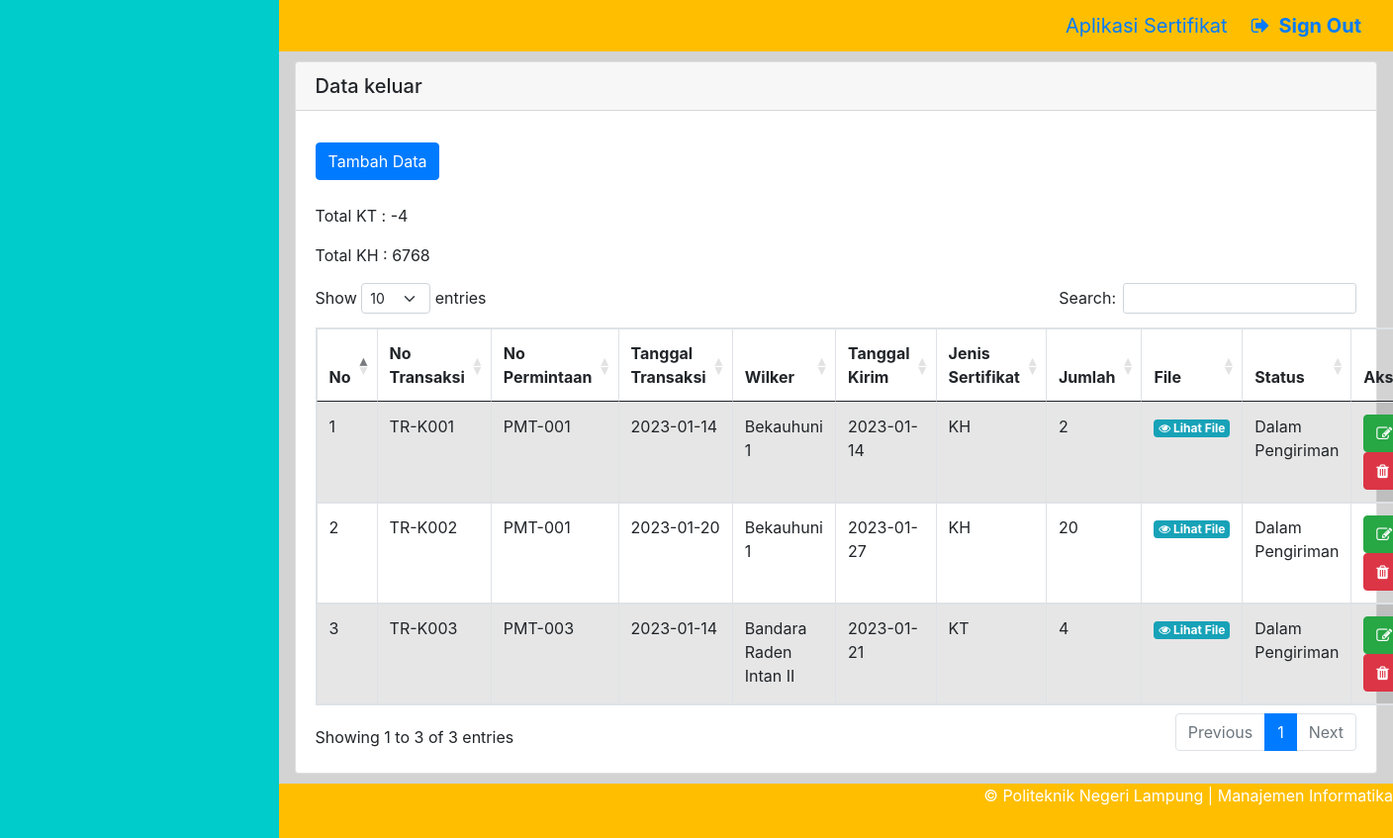
Page /index.php/keluar on the committed database.
### tables this page shows
CREATE TABLE `keluar` (
  `id_keluar` int(11) NOT NULL,
  `no_transaksi` varchar(50) NOT NULL,
  `id_permintaan` varchar(50) NOT NULL,
  `tanggal_surat` date NOT NULL,
  `id_wilker` int(11) NOT NULL,
  `tanggal_kirim` date NOT NULL,
  `id_jenis_sertifikat` int(11) NOT NULL,
  `jumlah` int(11) NOT NULL,
  `file` varchar(50) NOT NULL,
  `id_status` int(11) NOT NULL
);

CREATE TABLE `permintaan` (
  `id_permintaan` int(11) NOT NULL,
  `no_permintaan` varchar(50) NOT NULL,
  `id_wilker` varchar(50) NOT NULL,
  `tanggal` date NOT NULL,
  `id_jenis_sertifikat` int(11) NOT NULL,
  `jumlah` int(11) NOT NULL,
  `id_status` int(11) NOT NULL
);

CREATE TABLE `wilker` (
  `id_wilker` int(11) NOT NULL,
  `wilker` varchar(50) NOT NULL
);

CREATE TABLE `jenis_sertifikat` (
  `id_jenis_sertifikat` int(11) NOT NULL,
  `jenis_sertifikat` varchar(50) NOT NULL
);

CREATE TABLE `status` (
  `id_status` int(11) NOT NULL,
  `status` varchar(50) NOT NULL
);

### application/controllers/Keluar.php (called while the page is built, shortened)
<?php
class keluar extends CI_Controller
{
	public function __construct()
	{
		$this->load->model('M_Keluar');
		$this->load->model('M_Permintaan');
		$this->load->model('M_Jenis_Sertifikat');
		$this->load->model('M_Status');
		$this->load->model('M_Wilker');
	}
	public function index()
	{
		$queryAllStatus = $this->M_Status->getDataStatus();
		$queryAllkeluar = $this->M_Keluar->getDataKeluar();
		$queryAlljenis_sertifikat = $this->M_Jenis_Sertifikat->getDataJs();
		$queryAllpermintaan = $this->M_Permintaan->getDataPermintaan();
		$queryAllWilker = $this->M_Wilker->getDataWilker();
		$queryTotalKH = $this->M_Keluar->totalKH();
		$queryTotalKT = $this->M_Keluar->totalKT();
		$Data = array(
			'queryTotalKH' => $queryTotalKH,
			'queryTotalKT' => $queryTotalKT,
			'queryAllKlr' => $queryAllkeluar,
			'queryAllPmt' => $queryAllpermintaan,
			'queryAllJs' => $queryAlljenis_sertifikat,
			'queryAllSts' => $queryAllStatus, 'queryAllWil' => $queryAllWilker,
			'KH_keluar' => $this->M_Keluar->kh_keluar(),
			'KT_keluar' => $this->M_Keluar->kt_keluar()
		);
		$this->load->view('v_keluar', $Data);
	}
}

### index.php (called while the page is built, shortened)
<?php
require_once BASEPATH.'core/CodeIgniter.php';

### application/models/M_Keluar.php (called while the page is built, shortened)
<?php
class M_Keluar extends CI_Model
{
	function getDataKeluar()
	{
		$query = $this->db->get('keluar');
		return $query->result();
	}
	function totalKH()
	{
		$query = $this->db->get('total_kh');
		return $query->row();
	}
	function totalKT()
	{
		$query = $this->db->get('total_kt');
		return $query->row();
	}
	public function kh_keluar()
	{
		$query = $this->db->query("SELECT sum(jumlah) as jumlah_kh FROM keluar WHERE id_jenis_sertifikat = 1;");
		return $query->row();
	}
	public function kt_keluar()
	{
		$query = $this->db->query("SELECT sum(jumlah) as jumlah_kt FROM keluar WHERE id_jenis_sertifikat = 3;");
		return $query->row();
	}
}

### application/models/M_Permintaan.php (called while the page is built, shortened)
<?php
class M_permintaan extends CI_Model
{
	function getDataPermintaan()
	{
		$query = $this->db->get('permintaan');
		return $query->result();
	}
}

### application/models/M_Wilker.php (called while the page is built, shortened)
<?php
class M_Wilker extends CI_Model
{
	function getDataWilker()
	{
		$query = $this->db->get('wilker');
		return $query->result();
	}
}

### application/models/M_Jenis_Sertifikat.php (called while the page is built, shortened)
<?php
class M_Jenis_Sertifikat extends CI_Model {
	function getDataJs(){
		$query = $this->db->get('jenis_sertifikat');
		return $query->result();
	}
}

### application/models/M_Status.php (called while the page is built, shortened)
<?php
class M_Status extends CI_Model {
	function getDataStatus(){
		$query = $this->db->get('status');
		return $query->result();
	}
}

### application/views/v_keluar.php (the view, shortened to what this page needs)
<!DOCTYPE html>
<html lang="en">
<head>
	<?php $this->load->view('link'); ?>
	<link href="<?php echo base_url() . 'assets/DataTables/datatables.min.css' ?>" rel="stylesheet">
</head>
<body>
	<?php $this->load->view('menu'); ?>
	<?php $this->load->view('header'); ?>
	<div class="wrapper-konten">
		<div class="card">
			<h5 class="card-header">Data keluar</h5>
			<div class="card-body">
				<h5 class="card-title"></h5>
				<a href="<?php echo base_url('keluar/halaman_tambah') ?>"><button class="btn btn-primary">Tambah Data</button></a>
				<br>
				<br>
				<p>Total KT : <?php echo $queryTotalKT->jumlah_kt - $KT_keluar->jumlah_kt ?></p>
				<p>Total KH : <?php echo $queryTotalKH->jumlah_kh - $KH_keluar->jumlah_kh ?></p>
				<table id="example" class="table table-striped table-bordered" cellspacing="0" width="100%">
					<thead>
						<tr>
							<th class="th-sm">No</th>
							<th class="th-sm">No Transaksi</th>
							<th class="th-sm">No Permintaan </th>
							<th class="th-sm">Tanggal Transaksi</th>
							<th class="th-sm">Wilker</th>
							<th class="th-sm">Tanggal Kirim</th>
							<th class="th-sm">Jenis Sertifikat</th>
							<th class="th-sm">Jumlah</th>
							<th class="th-sm">File</th>
							<th class="th-sm">Status</th>
							<th class="th-sm">Aksi</th>
						</tr>
					</thead>
					<tbody>
						<?php
						$count = 0;
						foreach ($queryAllKlr as $row) {
							$count = $count + 1;
						?>
							<tr>
								<td><?php echo $count ?></td>
								<td><?php echo $row->no_transaksi ?></td>
								<?php
								foreach ($queryAllPmt as $row1) {
									if ($row1->id_permintaan == $row->id_permintaan) {
								?>
										<td><?php echo $row1->no_permintaan ?></td>
								<?php }
								}   ?>
								<td><?php echo $row->tanggal_surat ?></td>
								<?php
								foreach ($queryAllWil as $row2) {
									if ($row2->id_wilker == $row->id_wilker) {
								?>
										<td><?php echo $row2->wilker ?></td>
								<?php }
								}   ?>
								<td><?php echo $row->tanggal_kirim ?></td>
								<?php
								foreach ($queryAllJs as $row3) {
									if ($row3->id_jenis_sertifikat == $row->id_jenis_sertifikat) {
								?>
										<td><?php echo $row3->jenis_sertifikat ?></td>
								<?php }
								}   ?>
								<td><?php echo $row->jumlah ?></td>
								<td><?php if ($row->file == null) { ?>
										<span class="badge badge-warning" style="font-size: 12px; color: white;">
											<i class="fa fa-times"></i> No File
										</span>
									<?php } else { ?>
										<span class="badge badge-info">
											<a href="<?= base_url() ?>data_file/<?= $row->file ?>" style="font-size: 12px; color: white;" target="_blank"><i class="fa fa-eye"></i> Lihat File</a>
										</span>
									<?php } ?>
								</td>
								<?php
								foreach ($queryAllSts as $row4) {
									if ($row4->id_status == $row->id_status) {
								?>
										<td><?php echo $row4->status ?></td>
								<?php }
								}   ?>
								<td><a href="<?php echo base_url('keluar/halaman_edit') ?>/<?php echo $row->id_keluar ?> "><button type="button" class="btn btn-success"><i class="fa fa-pencil-square-o" aria-hidden="true"></i></button></a>
									<button type="button" class="btn btn-danger" onclick="Swal.fire({
										title: 'Peringatan!!',
										text: 'Apakah anda yakin ingin menghapus data?',
										icon: 'warning',
										showCancelButton: true,
										confirmButtonColor: '#3085d6',
										cancelButtonColor: '#d33',
										confirmButtonText: 'Ya, Hapus!'
									}).then((result) => {
										if (result.isConfirmed) {
											window.location.href='keluar/fungsiDelete_Klr/<?php echo $row->id_keluar ?>';
											Swal.fire(
												'Dihapus!',
												'Data Berhasil Dihapus.',
												'success'
												)
										}
									})">
										<i class="fa fa-trash" aria-hidden="true"></i>
									</button>
								</td>
							</tr>
						<?php } ?>
					</tbody>
				</table>
			</div>
		</div>
	</div>
	<?php $this->load->view('footer'); ?>
</body>
</html>

### application/views/link.php
<link href="<?php echo base_url() . 'assets/css/bootstrap.css' ?>" rel="stylesheet">
<link href="<?php echo base_url() . 'assets/bootstrap.min.css' ?>" rel="stylesheet">
<link href="<?php echo base_url() . 'assets/css/tampilan.css' ?>" rel="stylesheet">
<link href="<?php echo base_url() . 'assets/css/style-login.css' ?>" rel="stylesheet">
<link rel="stylesheet" href="<?php echo base_url() . 'assets/css/font-awesome.min.css' ?>">
<link href="<?php echo base_url() . 'assets/DataTables/datatables.min.css' ?>" rel="stylesheet">

### application/views/menu.php (shortened to what this page needs)
<div class="wrapper-menu">
  <ul class="menu-sidebar">
  </ul>
</div>

### application/views/header.php
<div class="header">
	<a class="navbar-brand" href="#"> Aplikasi Sertifikat</a> <a class="navbar-brand" href="<?php echo base_url() . 'auth/logout' ?>"><i class="fa fa-sign-out fa-fw" aria-hidden="true"></i>&nbsp;<b>Sign Out</b></a>
</div>

### application/views/footer.php
 <footer class="footer">
    <p class="copyright text-center">
        &copy; Politeknik Negeri Lampung | Manajemen Informatika
    </p>
</footer>

### assets/css/tampilan.css (style rules this page uses)
.menu-sidebar { list-style-type: none; margin: 0; padding: 0; width: 20%; background-color: #00cccc; position: fixed; height: 100%; overflow: auto; font-family: sans-serif; color: white; }
.wrapper-menu { justify-content: center; align-items: center; width: 80%; background-position: center; background-size: cover; }
.header { margin-left:20%; padding:6px 16px; background-color: #FFBF00; text-align: right; }
.wrapper-konten { margin-left: 20%; padding:10px 16px; min-height: 33rem; background-color: #d3d3d3; }
.footer { height: 55px; justify-content: center; background-color:#FFBF00; text-decoration: none; color: white; text-align: center; }
.footer .copyright { float: right; }

### rows in the picture
keluar: no_transaksi "TR-K001", tanggal_surat "2023-01-14", tanggal_kirim "2023-01-14", jumlah "2"
permintaan: no_permintaan "PMT-001"
wilker: wilker "Bekauhuni 1"
jenis_sertifikat: jenis_sertifikat "KH"
status: status "Dalam Pengiriman"
keluar: no_transaksi "TR-K002", tanggal_surat "2023-01-20", tanggal_kirim "2023-01-27", jumlah "20"
keluar: no_transaksi "TR-K003", tanggal_surat "2023-01-14", tanggal_kirim "2023-01-21", jumlah "4"
permintaan: no_permintaan "PMT-003"
wilker: wilker "Bandara Raden Intan II"
jenis_sertifikat: jenis_sertifikat "KT"

### other values in the picture
$queryTotalKT->jumlah_kt - $KT_keluar->jumlah_kt "-4"
$queryTotalKH->jumlah_kh - $KH_keluar->jumlah_kh "6768"
